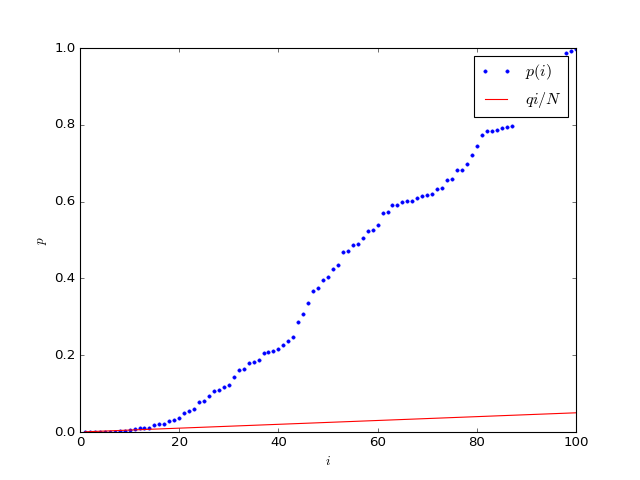

Recreate this plot in Python.
N_signal = 20
N_noise = N - N_signal
noise_z_values = np.random.normal(size=N_noise)
# Add some signal with very low z scores / p values
signal_z_values = np.random.normal(loc=-2.5, size=N_signal)
mixed_z_values = np.sort(np.concatenate((noise_z_values, signal_z_values)))
mixed_p_values = normal_distribution.cdf(mixed_z_values)
plt.plot(i, mixed_p_values, 'b.', label='$p(i)$')
# [...]
plt.plot(i, q * i / N, 'r', label='$q i / N$')
# [...]
plt.xlabel('$i$')
# <...>
plt.ylabel('$p$')
# <...>
plt.legend()
# <...>
